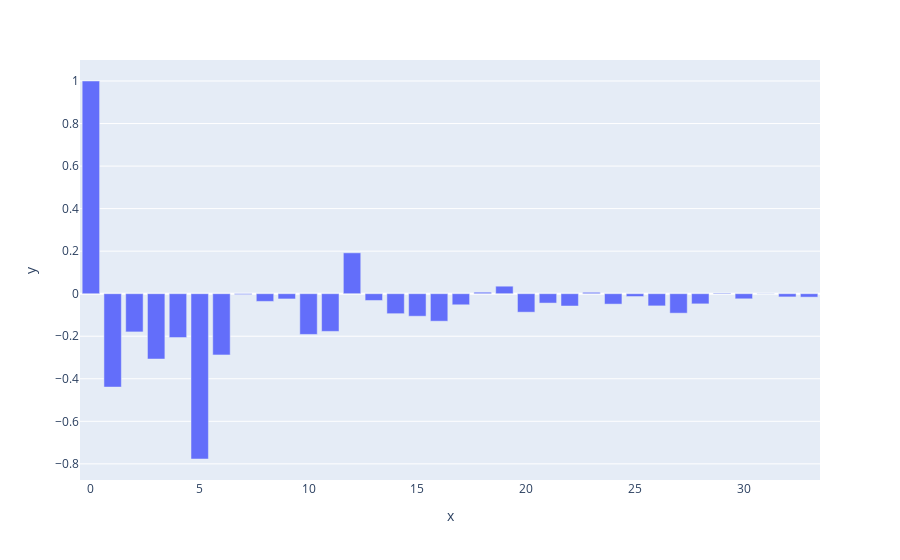

Notebook code for this chart:
### Code cell
pacf_vals = pacf(first_diff)
fig = px.bar(y=pacf_vals)
fig.show()

### Figure 1 — Plotly figure (JSON) as saved in the notebook; plotly's stock layout.template omitted (floating-point values rounded to 4 significant figures)
{"data": [{"alignmentgroup": "True", "hovertemplate": "x=%{x}<br>y=%{y}<extra></extra>", "legendgroup": "", "marker": {"color": "#636efa", "pattern": {"shape": ""}}, "name": "", "offsetgroup": "", "orientation": "v", "showlegend": false, "textposition": "auto", "type": "bar", "x": [0, 1, 2, 3, 4, 5, 6, 7, 8, 9, 10, 11, 12, 13, 14, 15, 16, 17, 18, 19, 20, 21, 22, 23, 24, 25, 26, 27, 28, 29, 30, 31, 32, 33], "xaxis": "x", "y": [1, -0.4391, -0.1797, -0.3072, -0.2061, -0.7772, -0.2878, -0.004099, -0.03625, -0.02465, -0.1916, -0.1772, 0.1921, -0.03193, -0.09397, -0.1059, -0.1293, -0.05217, 0.007001, 0.03527, -0.08692, -0.04409, -0.05797, 0.006528, -0.04897, -0.01332, -0.05734, -0.09157, -0.04782, 0.003138, -0.02408, -0.0008219, -0.01508, -0.01618], "yaxis": "y"}], "layout": {"barmode": "relative", "legend": {"tracegroupgap": 0}, "margin": {"t": 60}, "xaxis": {"anchor": "y", "domain": [0, 1], "title": {"text": "x"}}, "yaxis": {"anchor": "x", "domain": [0, 1], "title": {"text": "y"}}}}
